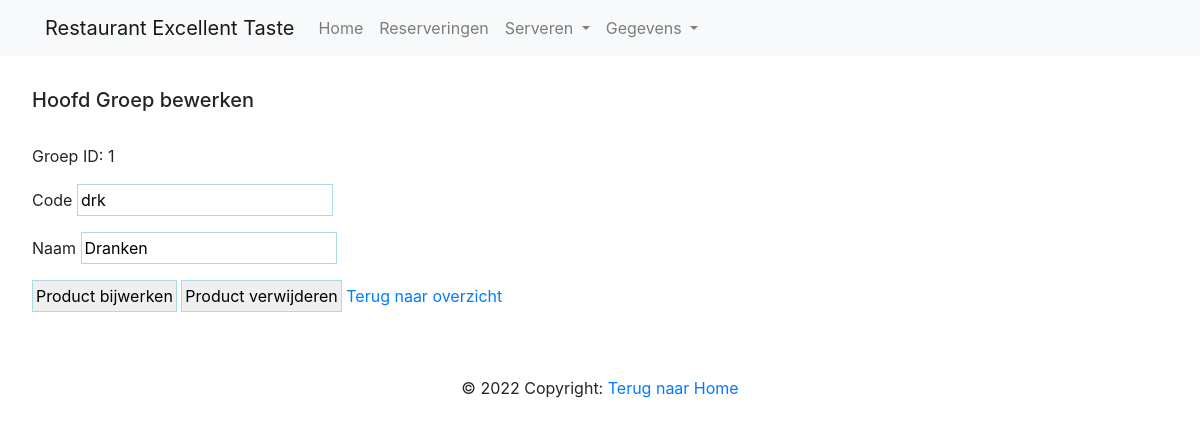
/index.php?page=editGerechtHoofdgroep&ID=drk, run on the app's committed database.
### tables this page shows
CREATE TABLE `gerechtcategorien` (
  `ID` int(11) NOT NULL,
  `Code` varchar(255) DEFAULT NULL,
  `Naam` varchar(255) DEFAULT NULL
);

### DBconfig.php (called while the page is built, shortened)
<?php
class DB
{
    public $pdo;
    public function __construct($db, $username = NULL, $password = NULL, $host = '127.0.0.1', $port = 3306, $options = [])
    {
        $default_options = [
            PDO::ATTR_DEFAULT_FETCH_MODE => PDO::FETCH_ASSOC,
            PDO::ATTR_EMULATE_PREPARES => false,
            PDO::ATTR_ERRMODE => PDO::ERRMODE_EXCEPTION,
        ];
        $options = array_replace($default_options, $options);
        $dsn = "mysql:host=$host;dbname=$db;port=$port;charset=utf8mb4";
        try {
            $this->pdo = new \PDO($dsn, $username, $password, $options);
        } catch (\PDOException $e) {
            throw new \PDOException($e->getMessage(), (int)$e->getCode());
        }
    }
    public function run($sql, $args = NULL)
    {
        $stmt = $this->pdo->prepare($sql);
        $stmt->execute($args);
        return $stmt;
    }
}
?>

### pages/editGerechtHoofdgroep.php (the view, shortened to what this page needs)
<!DOCTYPE html>
<html lang="nl">
<head>
    <?php
    $GroepCode = $_GET['ID'];
    $getGroep = $db->run('SELECT * FROM gerechtcategorien WHERE Code = ?', [$GroepCode]);
    ?>
</head>
<body>
    <?php
    if ($getGroep->rowCount() > 0) {
        while ($fetch_groep = $getGroep->fetch(PDO::FETCH_ASSOC)) {
            $GroepId = $fetch_groep['ID'];
    ?>
            <div class="content">
                <form method="POST">
                    <h5>Hoofd Groep bewerken</h5>
                    <br>
                    <p>Groep ID: <?= $GroepId; ?></p>
                    <label for="code">Code</label>
                    <input type="text" required name="code" value="<?= $fetch_groep['Code']; ?>" />
                    <br>
                    <label for="naam">Naam</label>
                    <input type="text" required name="naam" value="<?= $fetch_groep['Naam']; ?>" />
                    <br>
                    <input type="submit" class="icon" id="submit" name="bewerken" value="Product bijwerken" />
                    <input type="submit" class="icon" id="submit" name="deleten" value="Product verwijderen" />
                    <a href="index.php?page=GerechtHoofdgroep">Terug naar overzicht</a>
                </form>
            </div>
    <?php
        }
    } else {
        echo '<p class="empty">Er zijn geen product gegevens gevonden</p> <a href="javascript:history.back()">Ga terug</a>';
    }
    ?>
</body>
</html>

### css/style.css (style rules this page uses)
* { margin:0; padding:0; box-sizing: border-box; outline: none; border:none; }
.content { padding:2rem; margin:0 auto; max-width: 1200px; }
input { margin-bottom: 1rem; padding: 3px; border: 1px solid lightblue; }

### data on the page
gerechtcategorien: ID "1", code "drk", naam "Dranken"
